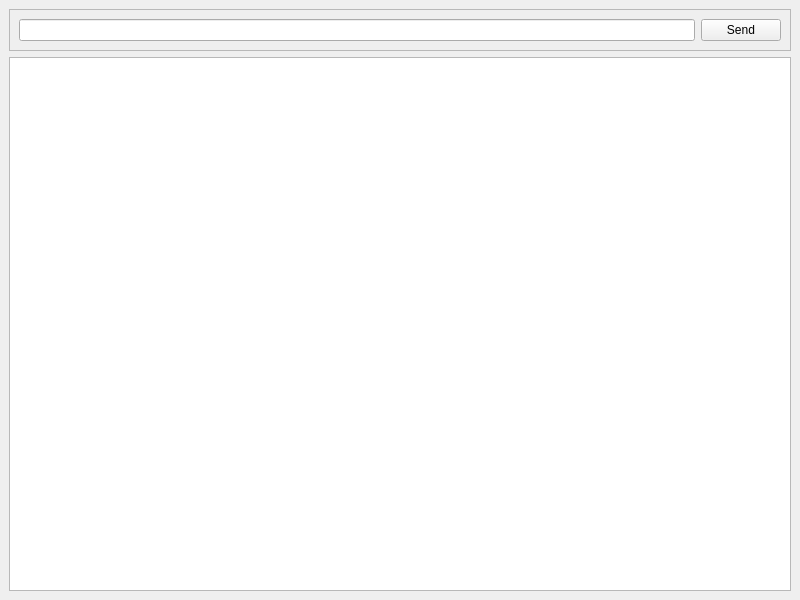
<?xml version="1.0" encoding="UTF-8"?>
<ui version="4.0">
 <class>raaServerInterfaceQt</class>
 <widget class="QMainWindow" name="raaServerInterfaceQt">
  <property name="geometry">
   <rect>
    <x>0</x>
    <y>0</y>
    <width>800</width>
    <height>600</height>
   </rect>
  </property>
  <property name="windowTitle">
   <string>Server</string>
  </property>
  <widget class="QWidget" name="centralwidget">
   <layout class="QVBoxLayout" name="verticalLayout">
    <item>
     <widget class="QFrame" name="frame">
      <property name="frameShape">
       <enum>QFrame::StyledPanel</enum>
      </property>
      <property name="frameShadow">
       <enum>QFrame::Raised</enum>
      </property>
      <layout class="QHBoxLayout" name="horizontalLayout">
       <item>
        <widget class="QLineEdit" name="message"/>
       </item>
       <item>
        <widget class="QPushButton" name="send_button">
         <property name="text">
          <string>Send</string>
         </property>
        </widget>
       </item>
      </layout>
     </widget>
    </item>
    <item>
     <widget class="QTextEdit" name="output">
      <property name="readOnly">
       <bool>true</bool>
      </property>
     </widget>
    </item>
   </layout>
  </widget>
 </widget>
 <resources/>
 <connections/>
</ui>
